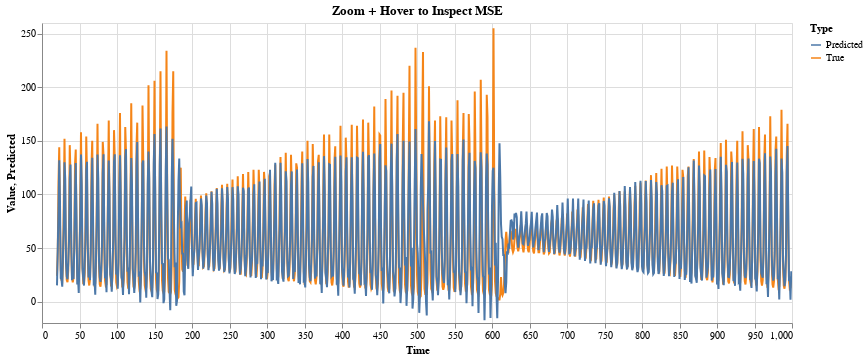

Notebook source saved alongside this figure:
### Code cell
import pandas as pd
import altair as alt
import numpy as np

def make_zoomable_draggable_mse_inspector(x_raw, X_scaled, scaler, model, input_len):
    # Predict
    X_seq, y_seq = create_sequences(X_scaled, input_len)
    X_seq = X_seq[..., np.newaxis]
    y_pred_seq = model.predict(X_seq).flatten()

    # Inverse transform
    y_true_raw = scaler.inverse_transform(y_seq.reshape(-1, 1)).flatten()
    y_pred_raw = scaler.inverse_transform(y_pred_seq.reshape(-1, 1)).flatten()
    mse_values = (y_true_raw - y_pred_raw) ** 2
    time = np.arange(input_len, len(x_raw))

    df = pd.DataFrame({
        "Time": time,
        "True": y_true_raw,
        "Predicted": y_pred_raw,
        "MSE": mse_values
    })

    # Nearest point selection
    nearest = alt.selection_point(
        name="Select",
        fields=["Time"],
        nearest=True,
        on="mouseover",
        empty="none"
    )

    # Line plot
    lines = alt.Chart(df).transform_fold(
        ['True', 'Predicted'],
        as_=['Type', 'Value']
    ).mark_line().encode(
        x=alt.X('Time:Q', scale=alt.Scale(zero=False)),
        y='Value:Q',
        color='Type:N'
    )

    # Invisible selectors for selection
    selectors = alt.Chart(df).mark_point().encode(
        x='Time:Q',
        opacity=alt.value(0),
    ).add_params(
        nearest
    )

    # Vertical rule at selected point
    rule = alt.Chart(df).mark_rule(color='gray').encode(
        x='Time:Q'
    ).transform_filter(
        nearest
    )

    # MSE label at selected point
    mse_text = alt.Chart(df).mark_text(
        align='left',
        dx=5,
        dy=-80,
        fontSize=14
    ).encode(
        x='Time:Q',
        y='Predicted:Q',
        text=alt.Text('MSE:Q', format=".5f")
    ).transform_filter(
        nearest
    )

    chart = alt.layer(
        lines,
        selectors,
        rule,
        mse_text
    ).properties(
        width=750,
        height=300,
        title="Zoom + Hover to Inspect MSE"
    ).interactive()  # ✅ Enables zoom/pan

    return chart

# Example usage:
make_zoomable_draggable_mse_inspector(x_raw, X_scaled, scaler, model, input_len=20)

### Figure 1 — Vega-Lite specification as saved in the notebook (floating-point values rounded to 4 significant figures; data arrays with more than 128 entries replaced by an {"elided": "..."} marker saying what was removed)
{"config": {"view": {"continuousWidth": 300, "continuousHeight": 300}}, "layer": [{"mark": {"type": "line"}, "encoding": {"color": {"field": "Type", "type": "nominal"}, "x": {"field": "Time", "scale": {"zero": false}, "type": "quantitative"}, "y": {"field": "Value", "type": "quantitative"}}, "name": "view_3", "transform": [{"fold": ["True", "Predicted"], "as": ["Type", "Value"]}]}, {"mark": {"type": "point"}, "encoding": {"opacity": {"value": 0}, "x": {"field": "Time", "type": "quantitative"}}, "name": "view_2"}, {"mark": {"type": "rule", "color": "gray"}, "encoding": {"x": {"field": "Time", "type": "quantitative"}}, "transform": [{"filter": {"param": "Select", "empty": false}}]}, {"mark": {"type": "text", "align": "left", "dx": 5, "dy": -80, "fontSize": 14}, "encoding": {"text": {"field": "MSE", "format": ".5f", "type": "quantitative"}, "x": {"field": "Time", "type": "quantitative"}, "y": {"field": "Predicted", "type": "quantitative"}}, "transform": [{"filter": {"param": "Select", "empty": false}}]}], "data": {"name": "data-c587ef35731d782ca0a0f258df1b007f"}, "height": 300, "params": [{"name": "Select", "select": {"type": "point", "fields": ["Time"], "nearest": true, "on": "mouseover"}, "views": ["view_2"]}, {"name": "param_2", "select": {"type": "interval", "encodings": ["x", "y"]}, "bind": "scales", "views": ["view_3"]}], "title": "Zoom + Hover to Inspect MSE", "width": 750, "$schema": "https://vega.github.io/schema/vega-lite/v5.20.1.json", "datasets": {"data-c587ef35731d782ca0a0f258df1b007f": {"elided": "980 records"}}}
